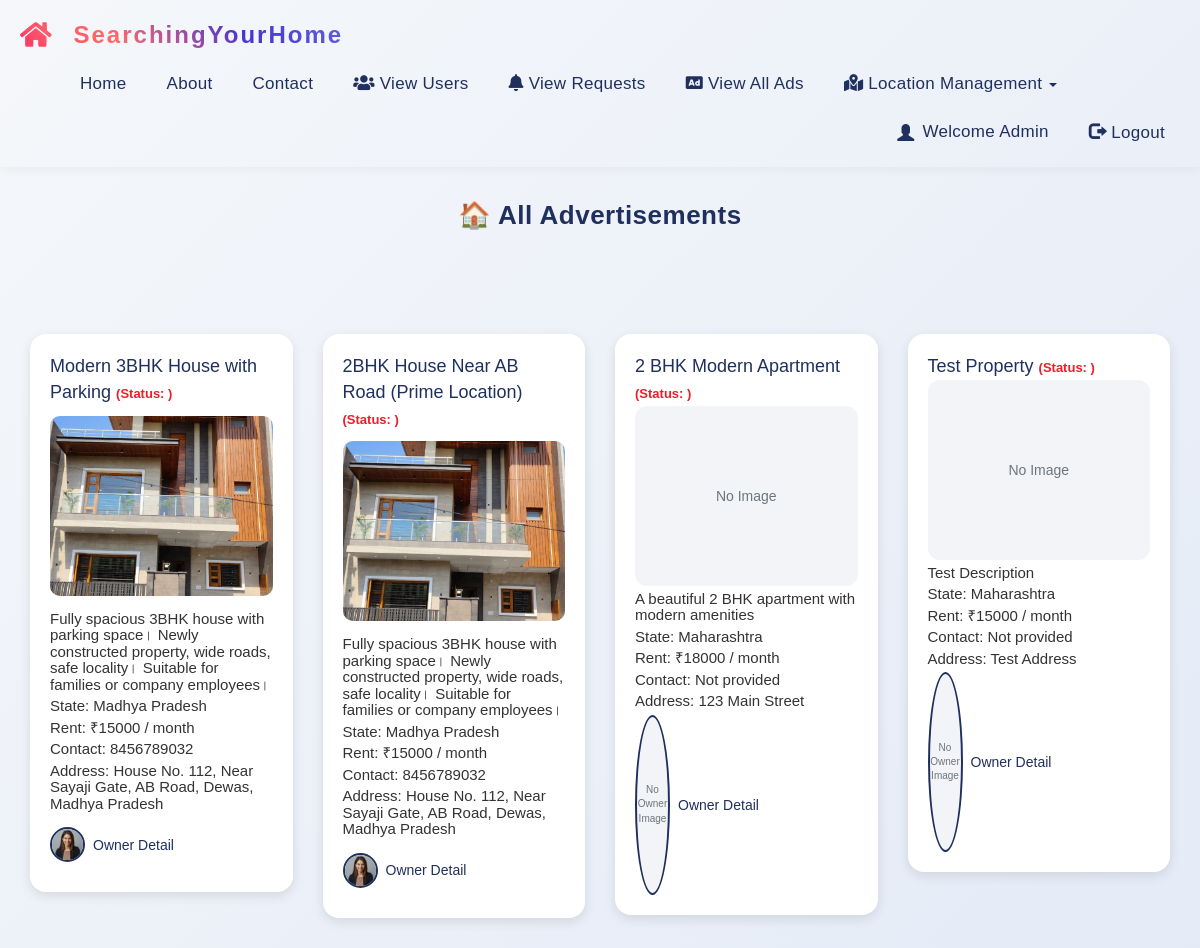
Page /all_ads (signed in) on the committed database.
### Room/models.py (models this page shows, shortened)
class Property(models.Model):
    STATUS_CHOICES = [
        ('pending', 'Pending Approval'),
        ('approved', 'Approved'),
        ('rejected', 'Rejected'),
    ]
    landlord = models.ForeignKey(
        User,
        on_delete=models.CASCADE,
        related_name='properties',
        help_text='Landlord who owns this property'
    )
    title = models.CharField(
        max_length=200,
        help_text='Property title/name'
    )
    description = models.TextField(
        max_length=2000,
        help_text='Detailed property description'
    )
    rent = models.PositiveIntegerField(
        validators=[MinValueValidator(1)],
        help_text='Monthly rent amount (must be > 0)'
    )
    address = models.TextField(
        max_length=500,
        help_text='Complete address of the property'
    )
    state = models.ForeignKey(
        State,
        on_delete=models.SET_NULL,
        null=True,
        related_name='properties',
        help_text='State where property is located'
    )
    district = models.ForeignKey(
        District,
        on_delete=models.SET_NULL,
        null=True,
        related_name='properties',
        help_text='District where property is located'
    )
    area = models.ForeignKey(
        Area,
        on_delete=models.SET_NULL,
        null=True,
        blank=True,
        related_name='properties',
        help_text='Area/locality where property is located'
    )
    latitude = models.FloatField(
        validators=[MinValueValidator(-90), MaxValueValidator(90)],
        null=True,
        blank=True,
        help_text='Latitude (-90 to 90)'
    )
    longitude = models.FloatField(
        validators=[MinValueValidator(-180), MaxValueValidator(180)],
        null=True,
        blank=True,
        help_text='Longitude (-180 to 180)'
    )
    featured_image = models.ImageField(
        upload_to='properties/',
        help_text='Main property image'
    )
    status = models.CharField(
        max_length=20,
        choices=STATUS_CHOICES,
        default='pending',
        help_text='Approval status'
    )
    created_at = models.DateTimeField(auto_now_add=True)
    updated_at = models.DateTimeField(auto_now=True)
    class Meta:
        verbose_name_plural = 'Properties'
        ordering = ['-created_at']
        db_table = 'property'
        indexes = [
            models.Index(fields=['landlord']),
            models.Index(fields=['status']),
            models.Index(fields=['district']),
            models.Index(fields=['-created_at']),
        ]

class State(models.Model):
    name = models.CharField(
        max_length=100,
        unique=True,
        db_index=True,
        help_text='State or region name'
    )
    created_at = models.DateTimeField(auto_now_add=True)
    class Meta:
        verbose_name_plural = 'States'
        ordering = ['name']
        db_table = 'state'

class UserProfile(models.Model):
    ROLE_CHOICES = [
        ('tenant', 'Tenant'),
        ('landlord', 'Landlord'),
    ]
    GENDER_CHOICES = [
        ('M', 'Male'),
        ('F', 'Female'),
        ('O', 'Other'),
    ]
    user = models.OneToOneField(User, on_delete=models.CASCADE, related_name='profile')
    role = models.CharField(
        max_length=20,
        choices=ROLE_CHOICES,
        default='tenant',
        help_text='User role: tenant or landlord'
    )
    phone = models.CharField(
        max_length=15,
        blank=True,
        null=True,
        validators=[RegexValidator(r'^\d{10}$', 'Phone must be 10 digits')],
        help_text='10-digit phone number'
    )
    address = models.TextField(
        max_length=300,
        blank=True,
        null=True,
        help_text='User address'
    )
    gender = models.CharField(
        max_length=1,
        choices=GENDER_CHOICES,
        blank=True,
        null=True
    )
    profile_picture = models.ImageField(
        upload_to='profile_pics/',
        blank=True,
        null=True,
        help_text='User profile picture'
    )
    birth_date = models.DateField(
        blank=True,
        null=True,
        help_text='Date of birth'
    )
    bio = models.TextField(
        max_length=500,
        blank=True,
        help_text='Short biography'
    )
    created_at = models.DateTimeField(auto_now_add=True)
    updated_at = models.DateTimeField(auto_now=True)
    class Meta:
        verbose_name_plural = 'User Profiles'
        ordering = ['-created_at']
        db_table = 'userprofile'
        indexes = [
            models.Index(fields=['user']),
            models.Index(fields=['role']),
        ]

### Room/views.py (the view)
# urls.py: path('all_ads', All_Ads, name='all_ads'),
def All_Ads(request):
    if not request.user.is_staff:
        return redirect('home')
    data=Property.objects.all()
    d={'data':data}
    return render(request,'all_ads.html',d)

### Room/templates/all_ads.html (shortened to what this page needs)
{% extends 'navigation.html' %}
{% load static %}
{% block body %}
<p class="page-title">🏠 All Advertisements</p>
<div class="container mt-4">
  <div class="row">
    {% for i in data %}
      <div class="col-md-3 col-sm-6 mb-4">
        <div class="ad-card">
          <p>{{ i.title }} <span class="status">(Status: {{ i.status.status }})</span></p>
          <a href="{% url 'detail1' i.id %}">
            {% if i.featured_image and i.featured_image.url %}
              <img src="{{ i.featured_image.url }}" alt="Ad Image">
            {% else %}
              <div class="ad-no-image">No Image</div>
            {% endif %}
          </a>
          <h4>{{ i.description }}</h4>
          <h4>State: {{ i.state.name }}</h4>
          <h4>Rent: ₹{{ i.rent }} / month</h4>
          <h4>Contact: {{ i.landlord.profile.phone|default:'Not provided' }}</h4>
          <h4>Address: {{ i.address }}</h4>
          <a href="{% url 'owner' i.id %}" class="owner-link">
            {% if i.landlord.profile.profile_picture and i.landlord.profile.profile_picture.url %}
              <img src="{{ i.landlord.profile.profile_picture.url }}" alt="Owner">
            {% else %}
              <div class="owner-no-image">No Owner Image</div>
            {% endif %}
            Owner Detail
          </a>
        </div>
      </div>
    {% endfor %}
  </div>
</div>
{% endblock %}

### Room/templates/navigation.html (shortened to what this page needs)
<!DOCTYPE html>
<html lang="en">
<head>
    <link rel="stylesheet" href="https://maxcdn.bootstrapcdn.com/bootstrap/3.4.1/css/bootstrap.min.css">
    <link rel="stylesheet" href="https://cdnjs.cloudflare.com/ajax/libs/font-awesome/5.15.4/css/all.min.css">
    {% load static %}
<body>
    <nav class="navbar">
        <div class="container-fluid">
            <div class="navbar-header">
                <a class="navbar-brand" href="{% url 'home' %}">SearchingYourHome</a>
            </div>
            <div class="collapse navbar-collapse" id="myNavbar">
                <ul class="nav navbar-nav">
                    <li class="{% if request.resolver_match.url_name == 'home' %}active{% endif %}">
                        <a href="{% url 'home' %}">Home</a>
                    </li>
                    <li class="{% if request.resolver_match.url_name == 'about' %}active{% endif %}">
                        <a href="{% url 'about' %}">About</a>
                    </li>
                    <li class="{% if request.resolver_match.url_name == 'contact' %}active{% endif %}">
                        <a href="{% url 'contact' %}">Contact</a>
                    </li>
                    {% if request.user.is_staff %}
                    <li><a href="{% url 'view_user' %}"><i class="fas fa-users"></i> View Users</a></li>
                    <li><a href="{% url 'request' %}"><i class="fas fa-bell"></i> View Requests</a></li>
                    <li><a href="{% url 'all_ads' %}"><i class="fas fa-ad"></i> View All Ads</a></li>
                    <li class="dropdown">
                        <a class="dropdown-toggle" data-toggle="dropdown" href="#">
                            <i class="fas fa-map-marked-alt"></i> Location Management
                            <span class="caret"></span>
                        </a>
                    </li>
                    {% endif %}
                </ul>
                <ul class="nav navbar-nav navbar-right">
                    {% if request.user.is_authenticated %}
                        <li>
                            <a href="{% url 'user_profile' %}" class="profile-link">
                                {% if request.user.userprofile.profile_picture %}
                                    <img src="{{ request.user.userprofile.profile_picture.url }}" alt="Profile" class="nav-profile-pic">
                                {% else %}
                                    <span class="glyphicon glyphicon-user"></span>
                                {% endif %}
                                Welcome {{request.user.username}}
                            </a>
                        </li>
                        <li><a href="{% url 'logout' %}"><span class="glyphicon glyphicon-log-out"></span> Logout</a></li>
                    {% else %}
                        <li><a href="{% url 'signup' %}"><span class="glyphicon glyphicon-user"></span> Sign Up</a></li>
                        <li><a href="{% url 'signin' %}"><span class="glyphicon glyphicon-log-in"></span> Sign In</a></li>
                    {% endif %}
                </ul>
            </div>
        </div>
    </nav>
    {% block body %}
    {% endblock %}
</body>
</html>

### Room/templates/navigation.html (style rules this page uses)
a { text-decoration: none; transition: all 0.3s ease; }
.navbar { background: transparent; border: none; border-radius: 0; box-shadow: 0 2px 10px rgba(0, 0, 0, 0.05); font-size: 17px; position: sticky; top: 0; z-index: 1000; padding: 10px 0; }
.navbar-brand { font-weight: 800; letter-spacing: 2px; transition: all 0.3s ease; padding-left: 20px; font-size: 24px; background: linear-gradient(45deg, #FF3366, #FF6B6B, #4834d4, #686de0); -webkit-background-clip: text; background-clip: text; color: transparent; animation: gradientMove 8s ease infinite; position: relative; display: inline-flex; align-items: center; gap: 10px; }
.navbar-brand::before { content: '\f015'; font-family: 'Font Awesome 5 Free'; font-weight: 900; font-size: 28px; background: linear-gradient(45deg, #FF3366, #FF6B6B); -webkit-background-clip: text; background-clip: text; color: transparent; margin-right: 10px; animation: iconFloat 3s ease-in-out infinite; }
.navbar-nav { margin-left: 30px; }
.navbar-nav > li > a { color: #20305E !important; font-weight: 500; padding: 14px 20px !important; position: relative; text-transform: capitalize; letter-spacing: 0.3px; }
.navbar-nav > li > a::after { content: ""; position: absolute; left: 0; bottom: 6px; height: 2px; width: 0%; background-color: #ff4d4d; transition: width 0.3s ease; }
.navbar-right a { color: #20305E !important; font-weight: 500; }
.profile-link { display: flex !important; align-items: center; gap: 8px; transition: all 0.3s ease !important; }
.container, .content-wrapper { margin-top: 100px; }

### Room/templates/all_ads.html (style rules this page uses)
body { background: linear-gradient(135deg, #f5f7fa, #e4ebf7); font-family: "Poppins", sans-serif; }
.page-title { text-align: center; margin-top: 30px; font-size: 26px; font-weight: 600; color: #20305E; letter-spacing: 0.5px; }
.ad-card { background: #ffffff; border-radius: 16px; padding: 20px; margin-bottom: 30px; box-shadow: 0 4px 12px rgba(0,0,0,0.1); transition: all 0.3s ease; overflow: hidden; }
.ad-card p { margin: 0; font-weight: 500; color: #20305E; font-size: 18px; }
.ad-card .status { font-size: 13px; color: #EE1D29; font-weight: 600; }
.ad-card img { width: 100%; height: 180px; object-fit: cover; border-radius: 10px; margin: 10px 0; transition: transform 0.3s ease; }
.ad-card h4 { font-size: 15px; color: #333; margin: 5px 0; }
.owner-link { display: inline-flex; align-items: center; gap: 8px; text-decoration: none; color: #20305E; font-weight: 500; transition: color 0.3s ease; }
.owner-link img { border-radius: 50%; width: 35px; height: 35px; border: 2px solid #20305E; }
.ad-no-image, .owner-no-image { display: inline-flex; align-items: center; justify-content: center; width: 100%; min-height: 180px; border-radius: 12px; background: #f3f4f7; color: #6c757d; font-size: 14px; text-align: center; padding: 20px; box-sizing: border-box; }
.owner-no-image { width: 35px; height: 35px; font-size: 10px; border-radius: 50%; border: 2px solid #20305E; padding: 3px; }

### rows in the picture
Property: title "Modern 3BHK House with Parking", featured_image (picture), description "Fully spacious 3BHK house with parking space। Newly constructed property, wide roads, safe locality। Suitable for families or company employees।", state.name "Madhya Pradesh", rent "15000", landlord.profile.phone "8456789032", address "House No. 112, Near Sayaji Gate, AB Road, Dewas, Madhya Pradesh", landlord.profile.profile_picture (picture)
Property: title "2BHK House Near AB Road (Prime Location)", featured_image (picture), description "Fully spacious 3BHK house with parking space। Newly constructed property, wide roads, safe locality। Suitable for families or company employees।", state.name "Madhya Pradesh", rent "15000", landlord.profile.phone "8456789032", address "House No. 112, Near Sayaji Gate, AB Road, Dewas, Madhya Pradesh", landlord.profile.profile_picture (picture)
Property: title "2 BHK Modern Apartment", featured_image "No Image", description "A beautiful 2 BHK apartment with modern amenities", state.name "Maharashtra", rent "18000", landlord.profile.phone "Not provided", address "123 Main Street", shows "No Owner Image"
Property: title "Test Property", featured_image "No Image", description "Test Description", state.name "Maharashtra", rent "15000", landlord.profile.phone "Not provided", address "Test Address", shows "No Owner Image"

### other values in the picture
{{ request.user.username }} "Admin"
